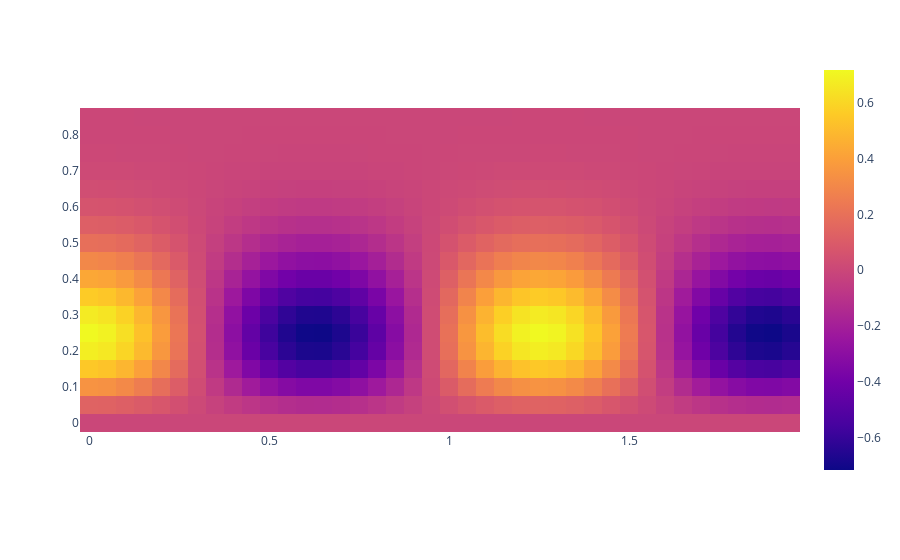

The cell this chart's notebook holds for it:
### Code cell
def sin(x):
    return np.sin(5 * x)

res, s_, t0_ = wavelet_transform(sin, wave, t0_max=2, s_max=0.9)

fig = px.imshow(res, x=t0_, y=s_, origin='lower')
fig.show()

### Figure 1 — Plotly figure (JSON) as saved in the notebook; plotly's stock layout.template omitted (floating-point values rounded to 4 significant figures; data arrays with more than 128 entries replaced by an {"elided": "..."} marker saying what was removed)
{"data": [{"coloraxis": "coloraxis", "hovertemplate": "x: %{x}<br>y: %{y}<br>color: %{z}<extra></extra>", "name": "0", "type": "heatmap", "x": [0, 0.05, 0.1, 0.15, 0.2, 0.25, 0.3, 0.35, 0.4, 0.45, 0.5, 0.55, 0.6, 0.65, 0.7, 0.75, 0.8, 0.85, 0.9, 0.95, 1, 1.05, 1.1, 1.15, 1.2, 1.25, 1.3, 1.35, 1.4, 1.45, 1.5, 1.55, 1.6, 1.65, 1.7, 1.75, 1.8, 1.85, 1.9, 1.95], "xaxis": "x", "y": [1e-10, 0.05, 0.1, 0.15, 0.2, 0.25, 0.3, 0.35, 0.4, 0.45, 0.5, 0.55, 0.6, 0.65, 0.7, 0.75, 0.8, 0.85], "yaxis": "y", "z": {"elided": "18x40 float values"}}], "layout": {"coloraxis": {"colorscale": [[0, "#0d0887"], [0.1111, "#46039f"], [0.2222, "#7201a8"], [0.3333, "#9c179e"], [0.4444, "#bd3786"], [0.5556, "#d8576b"], [0.6667, "#ed7953"], [0.7778, "#fb9f3a"], [0.8889, "#fdca26"], [1, "#f0f921"]]}, "margin": {"t": 60}, "xaxis": {"anchor": "y", "constrain": "domain", "domain": [0, 1], "scaleanchor": "y"}, "yaxis": {"anchor": "x", "autorange": true, "constrain": "domain", "domain": [0, 1]}}}
